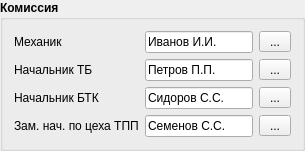
    <widget class="QGroupBox" name="groupBox_commission">
     <property name="font">
      <font>
       <weight>75</weight>
       <bold>true</bold>
      </font>
     </property>
     <property name="title">
      <string>Комиссия</string>
     </property>
     <layout class="QGridLayout" name="gridLayout_2">
      <item row="0" column="0">
       <widget class="QLabel" name="label_mechanic">
        <property name="minimumSize">
         <size>
          <width>0</width>
          <height>0</height>
         </size>
        </property>
        <property name="font">
         <font>
          <weight>50</weight>
          <bold>false</bold>
         </font>
        </property>
        <property name="text">
         <string>Механик</string>
        </property>
       </widget>
      </item>
      <item row="1" column="0">
       <widget class="QLabel" name="label_chiefOfTB">
        <property name="minimumSize">
         <size>
          <width>0</width>
          <height>0</height>
         </size>
        </property>
        <property name="font">
         <font>
          <weight>50</weight>
          <bold>false</bold>
         </font>
        </property>
        <property name="text">
         <string>Начальник ТБ</string>
        </property>
       </widget>
      </item>
      <item row="0" column="1">
       <widget class="QLineEdit" name="lineEdit_mechanic">
        <property name="minimumSize">
         <size>
          <width>0</width>
          <height>0</height>
         </size>
        </property>
        <property name="font">
         <font>
          <weight>50</weight>
          <bold>false</bold>
         </font>
        </property>
        <property name="text">
         <string>Иванов И.И.</string>
        </property>
        <property name="cursorPosition">
         <number>0</number>
        </property>
        <property name="readOnly">
         <bool>true</bool>
        </property>
       </widget>
      </item>
      <item row="2" column="1">
       <widget class="QLineEdit" name="lineEdit_chiefOfBTC">
        <property name="minimumSize">
         <size>
          <width>0</width>
          <height>0</height>
         </size>
        </property>
        <property name="font">
         <font>
          <weight>50</weight>
          <bold>false</bold>
         </font>
        </property>
        <property name="text">
         <string>Сидоров С.С.</string>
        </property>
        <property name="cursorPosition">
         <number>0</number>
        </property>
        <property name="readOnly">
         <bool>true</bool>
        </property>
       </widget>
      </item>
      <item row="2" column="0">
       <widget class="QLabel" name="label_chiefOfBTC">
        <property name="minimumSize">
         <size>
          <width>0</width>
          <height>0</height>
         </size>
        </property>
        <property name="font">
         <font>
          <weight>50</weight>
          <bold>false</bold>
         </font>
        </property>
        <property name="text">
         <string>Начальник БТК</string>
        </property>
       </widget>
      </item>
      <item row="3" column="0">
       <widget class="QLabel" name="label_deputyChiefOfWorkshop">
        <property name="minimumSize">
         <size>
          <width>0</width>
          <height>0</height>
         </size>
        </property>
        <property name="font">
         <font>
          <weight>50</weight>
          <bold>false</bold>
         </font>
        </property>
        <property name="text">
         <string>Зам. нач. по цеха ТПП</string>
        </property>
       </widget>
      </item>
      <item row="1" column="1">
       <widget class="QLineEdit" name="lineEdit_chiefOfTB">
        <property name="minimumSize">
         <size>
          <width>0</width>
          <height>0</height>
         </size>
        </property>
        <property name="font">
         <font>
          <weight>50</weight>
          <bold>false</bold>
         </font>
        </property>
        <property name="text">
         <string>Петров П.П.</string>
        </property>
        <property name="cursorPosition">
         <number>0</number>
        </property>
        <property name="readOnly">
         <bool>true</bool>
        </property>
       </widget>
      </item>
      <item row="3" column="1">
       <widget class="QLineEdit" name="lineEdit_deputyChiefOfWorkshop">
        <property name="minimumSize">
         <size>
          <width>0</width>
          <height>0</height>
         </size>
        </property>
        <property name="font">
         <font>
          <weight>50</weight>
          <bold>false</bold>
         </font>
        </property>
        <property name="text">
         <string>Семенов С.С.</string>
        </property>
        <property name="cursorPosition">
         <number>0</number>
        </property>
        <property name="readOnly">
         <bool>true</bool>
        </property>
       </widget>
      </item>
      <item row="0" column="2">
       <widget class="QToolButton" name="toolButton_chooseMechanic">
        <property name="minimumSize">
         <size>
          <width>32</width>
          <height>0</height>
         </size>
        </property>
        <property name="font">
         <font>
          <weight>50</weight>
          <bold>false</bold>
         </font>
        </property>
        <property name="text">
         <string>...</string>
        </property>
       </widget>
      </item>
      <item row="1" column="2">
       <widget class="QToolButton" name="toolButton_chooseChiefOfTB">
        <property name="minimumSize">
         <size>
          <width>32</width>
          <height>0</height>
         </size>
        </property>
        <property name="font">
         <font>
          <weight>50</weight>
          <bold>false</bold>
         </font>
        </property>
        <property name="text">
         <string>...</string>
        </property>
       </widget>
      </item>
      <item row="2" column="2">
       <widget class="QToolButton" name="toolButton_chooseChiefOfBTC">
        <property name="minimumSize">
         <size>
          <width>32</width>
          <height>0</height>
         </size>
        </property>
        <property name="font">
         <font>
          <weight>50</weight>
          <bold>false</bold>
         </font>
        </property>
        <property name="text">
         <string>...</string>
        </property>
       </widget>
      </item>
      <item row="3" column="2">
       <widget class="QToolButton" name="toolButton_chooseDeputyChiefOfWorkshop">
        <property name="minimumSize">
         <size>
          <width>32</width>
          <height>0</height>
         </size>
        </property>
        <property name="font">
         <font>
          <weight>50</weight>
          <bold>false</bold>
         </font>
        </property>
        <property name="text">
         <string>...</string>
        </property>
       </widget>
      </item>
     </layout>
    </widget>
